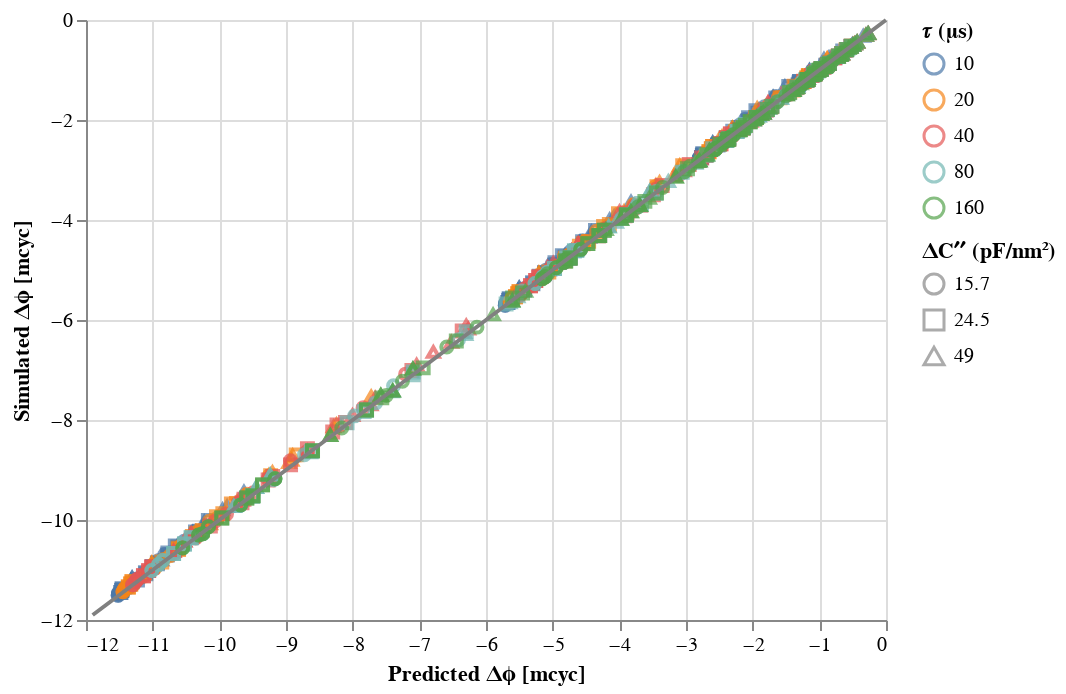

Source (notebook cell):
### Code cell
expt = alt.Chart(df_sum_1).mark_point().encode(
    x='dphi_est_mcyc',
    y='dphi_act_mcyc',
    color='𝜏 (µs):N',
    shape="ΔC′′ (pF/nm²):N"
)
phase = alt.sequence(0, -12, -0.1, as_='x')
theory = alt.Chart(phase).mark_line(color='gray').encode(x=alt.X('x:Q', title="Predicted Δϕ [mcyc]"),
                                                         y=alt.Y('x:Q', title="Simulated Δϕ [mcyc]"))
together = expt + theory
together

### Figure 1 — Vega-Lite specification as saved in the notebook (floating-point values rounded to 4 significant figures; data arrays with more than 128 entries replaced by an {"elided": "..."} marker saying what was removed)
{"config": {"view": {"continuousWidth": 400, "continuousHeight": 300}}, "layer": [{"data": {"name": "data-85dcdccbab8df1ec284a29e9e9f5fdd7"}, "mark": "point", "encoding": {"color": {"type": "nominal", "field": "𝜏 (µs)"}, "shape": {"type": "nominal", "field": "ΔC′′ (pF/nm²)"}, "x": {"type": "quantitative", "field": "dphi_est_mcyc"}, "y": {"type": "quantitative", "field": "dphi_act_mcyc"}}}, {"data": {"sequence": {"start": 0, "stop": -12, "step": -0.1, "as": "x"}}, "mark": {"type": "line", "color": "gray"}, "encoding": {"x": {"type": "quantitative", "field": "x", "title": "Predicted Δϕ [mcyc]"}, "y": {"type": "quantitative", "field": "x", "title": "Simulated Δϕ [mcyc]"}}}], "$schema": "https://vega.github.io/schema/vega-lite/v4.8.1.json", "datasets": {"data-85dcdccbab8df1ec284a29e9e9f5fdd7": {"elided": "1080 records"}}}
